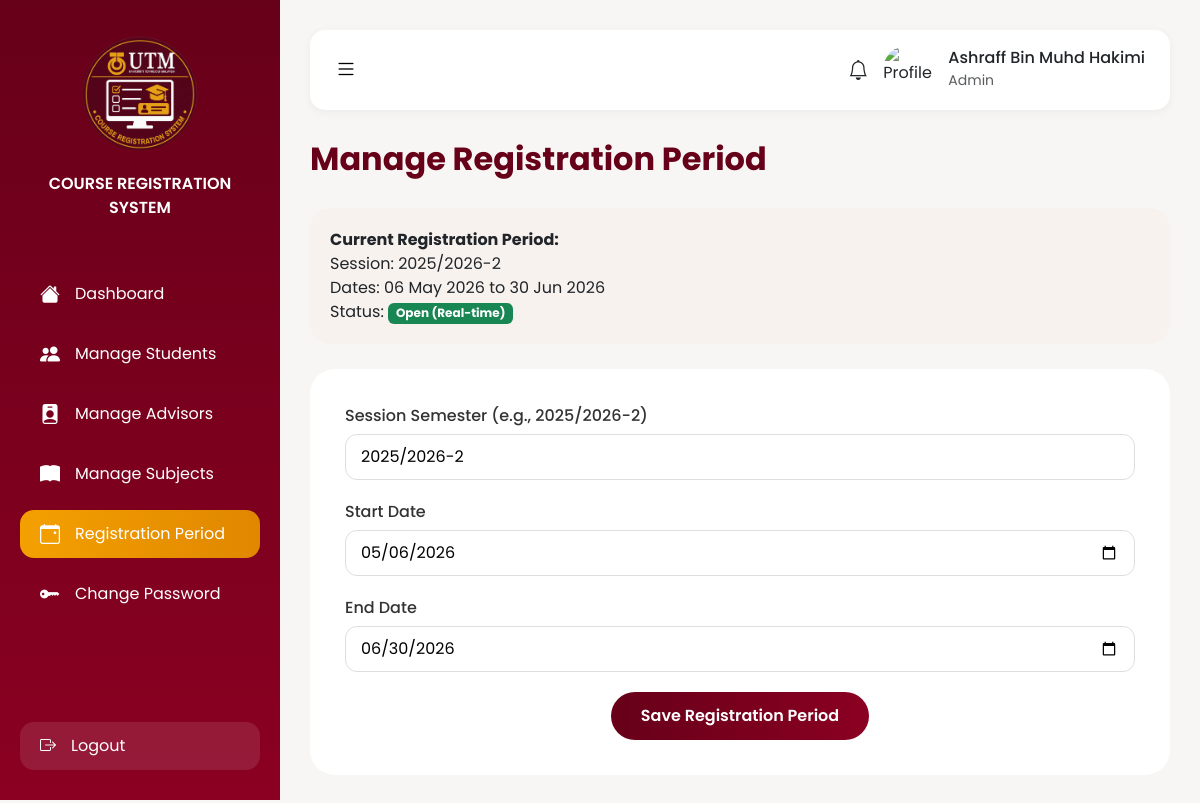
/admin/manage_registration_period.php (signed in), run on the app's committed database.
### tables this page shows
CREATE TABLE `users` (
  `user_id` int(11) NOT NULL,
  `matrix_number` varchar(100) NOT NULL,
  `user_name` varchar(100) NOT NULL,
  `utm_email` varchar(100) NOT NULL,
  `second_email` varchar(100) NOT NULL,
  `phone` varchar(100) NOT NULL,
  `password` varchar(100) NOT NULL,
  `role` enum('student','advisor','admin') NOT NULL,
  `login_cred` varchar(100) DEFAULT NULL
);

CREATE TABLE `semester_registration_periods` (
  `id` int(11) UNSIGNED NOT NULL,
  `session_semester` varchar(20) NOT NULL,
  `start_date` date NOT NULL,
  `end_date` date NOT NULL,
  `is_open` tinyint(1) DEFAULT 1
);

### admin/manage_registration_period.php (the view, shortened to what this page needs)
<?php
require_once '../db_connect.php';
$admin_name = 'Admin';
$stmt = $conn->prepare("SELECT user_name FROM users WHERE user_id = ?");
$stmt->bind_param("i", $_SESSION['user_id']);
$stmt->execute();
$result = $stmt->get_result();
if ($row = $result->fetch_assoc()) {
    $admin_name = $row['user_name'];
}
$current_period = null;
$result = $conn->query("SELECT * FROM semester_registration_periods LIMIT 1");
if ($result && $result->num_rows > 0) {
    $current_period = $result->fetch_assoc();
}
$is_open = false;
if ($current_period) {
    $today = new DateTime();
    $start = new DateTime($current_period['start_date']);
    $end = new DateTime($current_period['end_date']);
    $is_open = ($today >= $start && $today <= $end);
}
?>
<!DOCTYPE html>
<html lang="en">
<head>
    <link href="https://cdn.jsdelivr.net/npm/bootstrap@5.3.0/dist/css/bootstrap.min.css" rel="stylesheet">
    <link rel="stylesheet" href="https://cdn.jsdelivr.net/npm/bootstrap-icons@1.11.3/font/bootstrap-icons.min.css">
</head>
<body>
<div class="sidebar">
    <div class="logo"><img src="../images/utmlogo.png" alt="UTM Logo"><div class="system-title">COURSE REGISTRATION SYSTEM</div></div>
    <div class="menu">
        <a href="admin_dashboard.php"><i class="bi bi-house-fill"></i> Dashboard</a>
        <a href="manage_students.php"><i class="bi bi-people-fill"></i> Manage Students</a>
        <a href="manage_advisors.php"><i class="bi bi-person-badge-fill"></i> Manage Advisors</a>
        <a href="manage_subjects.php"><i class="bi bi-book-fill"></i> Manage Subjects</a>
        <a href="manage_registration_period.php" class="active"><i class="bi bi-calendar-event"></i> Registration Period</a>
        <a href="admin_changepassword.php"><i class="bi bi-key-fill"></i> Change Password</a>
    </div>
    <div class="logout"><a href="../index.html"><i class="bi bi-box-arrow-right"></i> Logout</a></div>
</div>
<div class="main-content">
    <div class="topbar">
        <button class="toggle-btn" onclick="toggleSidebar()"><i class="bi bi-list"></i></button>
        <div class="profile-box" onclick="location.href='profile.php'">
            <i class="bi bi-bell fs-5"></i>
            <img src="https://cdn-icons-png.flaticon.com/512/3135/3135715.png" alt="Profile">
            <div><h6 class="mb-0"><?php echo htmlspecialchars($admin_name); ?></h6><small class="text-muted">Admin</small></div>
        </div>
    </div>
    <div class="page-header">
        <h2>Manage Registration Period</h2>
    </div>
    <?php if ($current_period): ?>
    <div class="current-info">
        <strong>Current Registration Period:</strong><br>
        Session: <?php echo htmlspecialchars($current_period['session_semester']); ?><br>
        Dates: <?php echo date('d M Y', strtotime($current_period['start_date'])); ?> to <?php echo date('d M Y', strtotime($current_period['end_date'])); ?><br>
        Status: <?php echo $is_open ? '<span class="badge bg-success">Open (Real-time)</span>' : '<span class="badge bg-secondary">Closed (Real-time)</span>'; ?>
    </div>
    <?php endif; ?>
    <div class="form-card">
        <form method="POST" id="registrationPeriodForm">
            <div class="form-group">
                <label>Session Semester (e.g., 2025/2026-2)</label>
                <input type="text" name="session_semester" value="<?php echo $current_period ? htmlspecialchars($current_period['session_semester']) : '2025/2026-2'; ?>" required>
            </div>
            <div class="form-group">
                <label>Start Date</label>
                <input type="date" name="start_date" value="<?php echo $current_period ? $current_period['start_date'] : ''; ?>" required>
            </div>
            <div class="form-group">
                <label>End Date</label>
                <input type="date" name="end_date" value="<?php echo $current_period ? $current_period['end_date'] : ''; ?>" required>
            </div>
            <button type="button" class="btn-submit" id="showConfirmBtn">Save Registration Period</button>
        </form>
    </div>
</div>
</body>
</html>

### admin/manage_registration_period.php (style rules this page uses)
* { margin: 0; padding: 0; box-sizing: border-box; font-family: 'Poppins', sans-serif; }
body { background: #f8f6f4; overflow-x: hidden; }
.sidebar { width: 280px; height: 100vh; background: linear-gradient(to bottom, #670019, #8b0022); position: fixed; padding: 30px 20px; color: white; transition: transform 0.3s ease; z-index: 1000; }
.logo { text-align: center; margin-bottom: 50px; }
.logo img { width: 130px; }
.system-title { color: white; font-size: 16px; font-weight: 600; margin-top: 12px; }
.menu a { display: flex; align-items: center; gap: 15px; text-decoration: none; color: white; padding: 9px 20px; border-radius: 14px; margin-bottom: 12px; transition: 0.3s; font-size: 16px; }
.menu a:hover, .menu .active { background: linear-gradient(to right, #f4a000, #e08700); }
.menu i { font-size: 20px; }
.logout { position: absolute; bottom: 30px; width: calc(100% - 40px); left: 20px; }
.logout a { display: flex; align-items: center; gap: 15px; text-decoration: none; color: white; padding: 12px 20px; border-radius: 14px; background: rgba(255,255,255,0.1); }
.main-content { margin-left: 280px; padding: 30px; transition: margin-left 0.3s ease; }
.topbar { display: flex; justify-content: space-between; align-items: center; margin-bottom: 30px; background: white; padding: 15px 25px; border-radius: 15px; box-shadow: 0 2px 10px rgba(0,0,0,0.05); }
.toggle-btn { background: none; border: none; font-size: 22px; cursor: pointer; }
.profile-box { display: flex; align-items: center; gap: 15px; cursor: pointer; }
.profile-box img { width: 50px; height: 50px; border-radius: 50%; }
.page-header { margin-bottom: 30px; }
.page-header h2 { color: #670019; font-weight: 700; }
.form-card { background: white; border-radius: 25px; padding: 35px; max-width: 1500px; margin-top: 20px; }
.form-group { margin-bottom: 20px; }
.form-group label { display: block; margin-bottom: 6px; font-weight: 500; color: #333; }
.form-group input { width: 100%; padding: 10px 15px; border: 1px solid #ddd; border-radius: 12px; }
.btn-submit { background: linear-gradient(to right, #670019, #8b0022); color: white; border: none; padding: 12px 30px; border-radius: 25px; font-weight: 600; cursor: pointer; display: block; margin: 0 auto; transition: 0.3s; }
.current-info { background: #f7f2ee; border-radius: 20px; padding: 20px; margin-bottom: 25px; }

### data on the page
users: user_name "Ashraff Bin Muhd Hakimi"
semester_registration_periods: session_semester "2025/2026-2", start_date "06 May 2026", end_date "30 Jun 2026", start_date "05/06/2026", end_date "06/30/2026"
